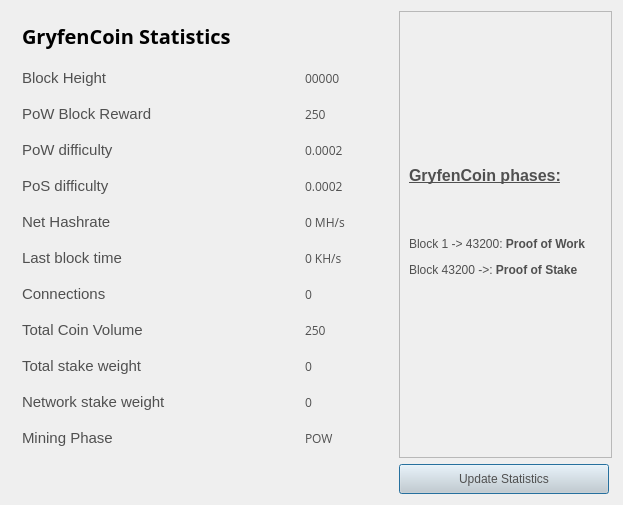
<?xml version="1.0" encoding="UTF-8"?>
<ui version="4.0">
 <class>StatisticsPage</class>
 <widget class="QWidget" name="StatisticsPage">
  <property name="windowModality">
   <enum>Qt::NonModal</enum>
  </property>
  <property name="geometry">
   <rect>
    <x>0</x>
    <y>0</y>
    <width>623</width>
    <height>505</height>
   </rect>
  </property>
  <property name="windowTitle">
   <string>Digging</string>
  </property>
  <property name="styleSheet">
   <string notr="true">color:#505050;
font-family:'Open Sans,sans-serif';</string>
  </property>
  <layout class="QGridLayout" name="gridLayout">
   <property name="sizeConstraint">
    <enum>QLayout::SetMaximumSize</enum>
   </property>
   <item row="1" column="0">
    <spacer name="verticalSpacer">
     <property name="orientation">
      <enum>Qt::Vertical</enum>
     </property>
     <property name="sizeHint" stdset="0">
      <size>
       <width>20</width>
       <height>40</height>
      </size>
     </property>
    </spacer>
   </item>
   <item row="0" column="1">
    <widget class="QFrame" name="frame">
     <property name="minimumSize">
      <size>
       <width>213</width>
       <height>0</height>
      </size>
     </property>
     <property name="frameShape">
      <enum>QFrame::StyledPanel</enum>
     </property>
     <property name="frameShadow">
      <enum>QFrame::Raised</enum>
     </property>
     <widget class="QLabel" name="label">
      <property name="geometry">
       <rect>
        <x>10</x>
        <y>70</y>
        <width>191</width>
        <height>281</height>
       </rect>
      </property>
      <property name="text">
       <string>&lt;html&gt;&lt;head/&gt;&lt;body&gt;&lt;p&gt;&lt;span style=&quot; font-size:12pt; font-weight:600; text-decoration: underline;&quot;&gt;GryfenCoin phases:&lt;/span&gt;&lt;/p&gt;&lt;p align=&quot;center&quot;&gt;&lt;br/&gt;&lt;/p&gt;&lt;p&gt;Block 1 -&amp;gt; 43200: &lt;span style=&quot; font-weight:600;&quot;&gt;Proof of Work&lt;/span&gt;&lt;/p&gt;&lt;p&gt;Block 43200 -&amp;gt;: &lt;span style=&quot; font-weight:600;&quot;&gt;Proof of Stake&lt;/span&gt;&lt;/p&gt;&lt;/body&gt;&lt;/html&gt;</string>
      </property>
     </widget>
    </widget>
   </item>
   <item row="0" column="0">
    <widget class="QFrame" name="gridFrame_2">
     <layout class="QGridLayout" name="gridLayout_4">
      <item row="1" column="0">
       <layout class="QHBoxLayout" name="horizontalLayout_4">
        <property name="spacing">
         <number>7</number>
        </property>
        <item>
         <widget class="QLabel" name="label_5">
          <property name="font">
           <font>
            <family>Open Sans,sans-serif</family>
           </font>
          </property>
          <property name="text">
           <string>&lt;html&gt;&lt;head/&gt;&lt;body&gt;&lt;p&gt;&lt;span style=&quot; font-size:20px; font-weight:600; color:#000000;&quot;&gt;GryfenCoin Statistics&lt;/span&gt;&lt;/p&gt;&lt;/body&gt;&lt;/html&gt;</string>
          </property>
         </widget>
        </item>
        <item>
         <spacer name="horizontalSpacer_2">
          <property name="orientation">
           <enum>Qt::Horizontal</enum>
          </property>
          <property name="sizeHint" stdset="0">
           <size>
            <width>40</width>
            <height>20</height>
           </size>
          </property>
         </spacer>
        </item>
       </layout>
      </item>
      <item row="2" column="0">
       <spacer name="verticalSpacer_2">
        <property name="orientation">
         <enum>Qt::Vertical</enum>
        </property>
        <property name="sizeHint" stdset="0">
         <size>
          <width>20</width>
          <height>40</height>
         </size>
        </property>
       </spacer>
      </item>
      <item row="3" column="0">
       <layout class="QFormLayout" name="formLayout_2">
        <property name="fieldGrowthPolicy">
         <enum>QFormLayout::FieldsStayAtSizeHint</enum>
        </property>
        <property name="horizontalSpacing">
         <number>139</number>
        </property>
        <property name="verticalSpacing">
         <number>18</number>
        </property>
        <property name="rightMargin">
         <number>0</number>
        </property>
        <item row="1" column="0">
         <widget class="QLabel" name="label_14">
          <property name="text">
           <string>&lt;html&gt;&lt;head/&gt;&lt;body&gt;&lt;p&gt;&lt;span style=&quot; font-size:11pt;&quot;&gt;Block Height&lt;/span&gt;&lt;/p&gt;&lt;/body&gt;&lt;/html&gt;</string>
          </property>
         </widget>
        </item>
        <item row="1" column="1">
         <widget class="QLabel" name="heightBox">
          <property name="font">
           <font>
            <family>Open Sans,sans-serif</family>
            <pointsize>9</pointsize>
           </font>
          </property>
          <property name="text">
           <string>00000</string>
          </property>
         </widget>
        </item>
        <item row="2" column="0">
         <widget class="QLabel" name="label_12">
          <property name="text">
           <string>&lt;html&gt;&lt;head/&gt;&lt;body&gt;&lt;p&gt;&lt;span style=&quot; font-size:11pt;&quot;&gt;PoW Block Reward&lt;/span&gt;&lt;/p&gt;&lt;/body&gt;&lt;/html&gt;</string>
          </property>
         </widget>
        </item>
        <item row="2" column="1">
         <widget class="QLabel" name="rewardBox">
          <property name="font">
           <font>
            <family>Open Sans,sans-serif</family>
            <pointsize>9</pointsize>
           </font>
          </property>
          <property name="text">
           <string>250</string>
          </property>
         </widget>
        </item>
        <item row="3" column="0">
         <widget class="QLabel" name="label_13">
          <property name="text">
           <string>&lt;html&gt;&lt;head/&gt;&lt;body&gt;&lt;p&gt;&lt;span style=&quot; font-size:11pt;&quot;&gt;PoW difficulty&lt;/span&gt;&lt;/p&gt;&lt;/body&gt;&lt;/html&gt;</string>
          </property>
         </widget>
        </item>
        <item row="3" column="1">
         <widget class="QLabel" name="diffBox">
          <property name="font">
           <font>
            <family>Open Sans,sans-serif</family>
            <pointsize>9</pointsize>
           </font>
          </property>
          <property name="text">
           <string>0.0002</string>
          </property>
         </widget>
        </item>
        <item row="4" column="0">
         <widget class="QLabel" name="label_9">
          <property name="text">
           <string>&lt;html&gt;&lt;head/&gt;&lt;body&gt;&lt;p&gt;&lt;span style=&quot; font-size:11pt;&quot;&gt;PoS difficulty&lt;/span&gt;&lt;/p&gt;&lt;/body&gt;&lt;/html&gt;</string>
          </property>
         </widget>
        </item>
        <item row="4" column="1">
         <widget class="QLabel" name="diffBox2">
          <property name="font">
           <font>
            <family>Open Sans,sans-serif</family>
            <pointsize>9</pointsize>
           </font>
          </property>
          <property name="text">
           <string>0.0002</string>
          </property>
         </widget>
        </item>
        <item row="5" column="1">
         <widget class="QLabel" name="pawrateBox">
          <property name="font">
           <font>
            <family>Open Sans,sans-serif</family>
            <pointsize>9</pointsize>
           </font>
          </property>
          <property name="text">
           <string>0 MH/s</string>
          </property>
         </widget>
        </item>
        <item row="6" column="0">
         <widget class="QLabel" name="label3_2">
          <property name="sizePolicy">
           <sizepolicy hsizetype="Preferred" vsizetype="Maximum">
            <horstretch>0</horstretch>
            <verstretch>0</verstretch>
           </sizepolicy>
          </property>
          <property name="text">
           <string>&lt;html&gt;&lt;head/&gt;&lt;body&gt;&lt;p&gt;&lt;span style=&quot; font-size:11pt;&quot;&gt;Last block time&lt;/span&gt;&lt;/p&gt;&lt;/body&gt;&lt;/html&gt;</string>
          </property>
         </widget>
        </item>
        <item row="6" column="1">
         <widget class="QLabel" name="localBox">
          <property name="font">
           <font>
            <family>Open Sans,sans-serif</family>
            <pointsize>9</pointsize>
           </font>
          </property>
          <property name="text">
           <string>0 KH/s</string>
          </property>
         </widget>
        </item>
        <item row="7" column="0">
         <widget class="QLabel" name="label1_2">
          <property name="text">
           <string>&lt;html&gt;&lt;head/&gt;&lt;body&gt;&lt;p&gt;&lt;span style=&quot; font-size:11pt;&quot;&gt;Connections&lt;/span&gt;&lt;/p&gt;&lt;/body&gt;&lt;/html&gt;</string>
          </property>
         </widget>
        </item>
        <item row="7" column="1">
         <widget class="QLabel" name="connectionBox">
          <property name="font">
           <font>
            <family>Open Sans,sans-serif</family>
            <pointsize>9</pointsize>
           </font>
          </property>
          <property name="text">
           <string>0</string>
          </property>
         </widget>
        </item>
        <item row="8" column="0">
         <widget class="QLabel" name="label_8">
          <property name="text">
           <string>&lt;html&gt;&lt;head/&gt;&lt;body&gt;&lt;p&gt;&lt;span style=&quot; font-size:11pt;&quot;&gt;Total Coin Volume&lt;/span&gt;&lt;/p&gt;&lt;/body&gt;&lt;/html&gt;</string>
          </property>
         </widget>
        </item>
        <item row="8" column="1">
         <widget class="QLabel" name="volumeBox">
          <property name="font">
           <font>
            <family>Open Sans,sans-serif</family>
            <pointsize>9</pointsize>
           </font>
          </property>
          <property name="text">
           <string>250</string>
          </property>
         </widget>
        </item>
        <item row="9" column="0">
         <widget class="QLabel" name="label_10">
          <property name="text">
           <string>&lt;html&gt;&lt;head/&gt;&lt;body&gt;&lt;p&gt;&lt;span style=&quot; font-size:11pt;&quot;&gt;Total stake weight&lt;/span&gt;&lt;/p&gt;&lt;/body&gt;&lt;/html&gt;</string>
          </property>
         </widget>
        </item>
        <item row="9" column="1">
         <widget class="QLabel" name="minBox">
          <property name="font">
           <font>
            <family>Open Sans,sans-serif</family>
            <pointsize>9</pointsize>
           </font>
          </property>
          <property name="text">
           <string>0</string>
          </property>
         </widget>
        </item>
        <item row="10" column="0">
         <widget class="QLabel" name="label_11">
          <property name="text">
           <string>&lt;html&gt;&lt;head/&gt;&lt;body&gt;&lt;p&gt;&lt;span style=&quot; font-size:11pt;&quot;&gt;Network stake weight&lt;/span&gt;&lt;/p&gt;&lt;/body&gt;&lt;/html&gt;</string>
          </property>
         </widget>
        </item>
        <item row="10" column="1">
         <widget class="QLabel" name="maxBox">
          <property name="font">
           <font>
            <family>Open Sans,sans-serif</family>
            <pointsize>9</pointsize>
           </font>
          </property>
          <property name="text">
           <string>0</string>
          </property>
         </widget>
        </item>
        <item row="11" column="0">
         <widget class="QLabel" name="label_15">
          <property name="text">
           <string>&lt;html&gt;&lt;head/&gt;&lt;body&gt;&lt;p&gt;&lt;span style=&quot; font-size:11pt;&quot;&gt;Mining Phase&lt;/span&gt;&lt;/p&gt;&lt;/body&gt;&lt;/html&gt;</string>
          </property>
         </widget>
        </item>
        <item row="11" column="1">
         <widget class="QLabel" name="cBox">
          <property name="font">
           <font>
            <family>Open Sans,sans-serif</family>
            <pointsize>9</pointsize>
           </font>
          </property>
          <property name="text">
           <string>POW</string>
          </property>
         </widget>
        </item>
        <item row="5" column="0">
         <widget class="QLabel" name="label_16">
          <property name="text">
           <string>&lt;html&gt;&lt;head/&gt;&lt;body&gt;&lt;p&gt;&lt;span style=&quot; font-size:11pt;&quot;&gt;Net Hashrate&lt;/span&gt;&lt;/p&gt;&lt;/body&gt;&lt;/html&gt;</string>
          </property>
         </widget>
        </item>
       </layout>
      </item>
     </layout>
    </widget>
   </item>
   <item row="1" column="1">
    <widget class="QPushButton" name="startButton">
     <property name="sizePolicy">
      <sizepolicy hsizetype="Fixed" vsizetype="Fixed">
       <horstretch>0</horstretch>
       <verstretch>0</verstretch>
      </sizepolicy>
     </property>
     <property name="minimumSize">
      <size>
       <width>210</width>
       <height>30</height>
      </size>
     </property>
     <property name="styleSheet">
      <string notr="true">background:lightgrey;</string>
     </property>
     <property name="text">
      <string>Update Statistics</string>
     </property>
     <property name="default">
      <bool>true</bool>
     </property>
    </widget>
   </item>
  </layout>
 </widget>
 <layoutdefault spacing="6" margin="11"/>
 <resources/>
 <connections/>
</ui>
